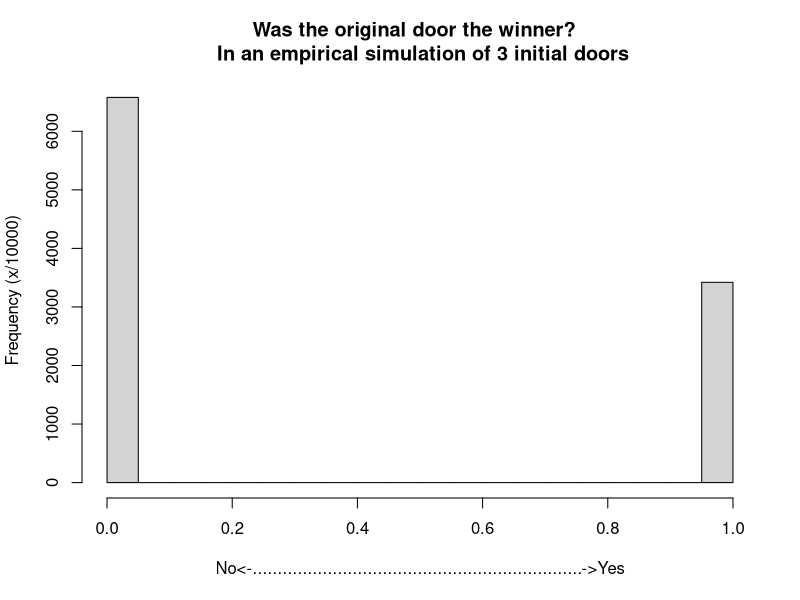

The R source for this figure:
##monty hall problem

nrun <- 10000 #how many times to run sim
n_door_start = 3 #how many doors do we have to begin with

montyhallfx <- function(n_door_start = 3){#how many doors to start w/ - default 3
  
  door_vector <- vector(length=n_door_start)
  door_vector[1] <- TRUE #create a 'winning' door, place it in slot 1 for convenience
  door_vector <- sample(door_vector) #shuffle doors around randomly
  
  door_pick <- sample(length(door_vector),1) #pick a position for your door choice
  
  false_doors <- which(!door_vector)#identify the false doors' locations
  
  true_door <- which(door_vector)
  
  is_original_pick_correct <- door_pick==true_door
  
  is_switch_pick_correct <- door_pick!=true_door
  
  #return door pick answer (T or F) and switch pick answer (T or F) as named DT row
  return(cbind(is_original_pick_correct,is_switch_pick_correct))
}

#create answer DT for n runs
dt <- data.frame("original_pick_correct"=vector(length=nrun),
                 "switching_is_correct"=vector(length=nrun))

#run n timess
for(i in 1:nrun){
  dt[i,] <- rbind(montyhallfx(n_door_start))
}

#stats on dtable

#first: proof it works -- there is a correct answer in every row
which(dt$original_pick_correct) == which(!dt$switching_is_correct)
  #will resolve to true
  #translation: if the original door is correct, then the switch option will be incorrect
    #and implicitly, vice versa

hist(as.numeric(dt[,1]),main=paste0("Was the original door the winner?  \n In an empirical simulation of ",n_door_start," initial doors"),
     xlab='No<-..................................................................->Yes',
     ylab=paste0('Frequency (x/',nrun,')'))


#check against hypothesis!
expected_odds_original <- 1/n_door_start #the expected odds of the original door being right
outcome_original <- length(which(dt$original_pick_correct))/nrun

  